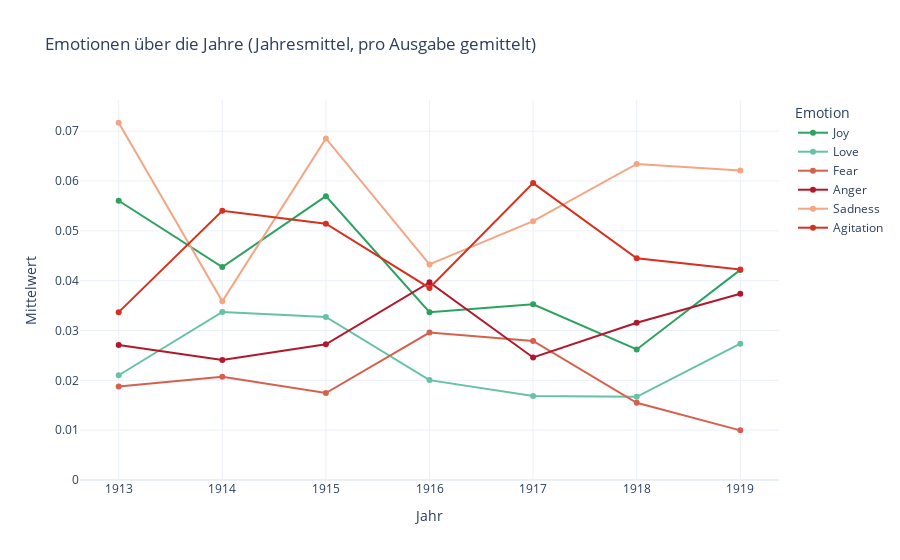

Source (notebook cell):
### Code cell
# Line-Chart: Emotionen über die Jahre (Plotly, ohne NumPy/Pandas)
import sys, subprocess, csv, re
from collections import defaultdict, OrderedDict

# Plotly sicherstellen
subprocess.run([sys.executable, "-m", "pip", "install", "-q", "plotly"], check=False)
import plotly.graph_objects as go

TSV = r"C:\Users\sam97xs\Stabi_Hackathon\Results\ALL_emotions_means_by_id.tsv"   # <--- anpassen

# Welche Emos werden erwartet (falls Spalten fehlen, werden sie übersprungen)
EMOS = ["Joy","Love","Fear","Anger","Sadness","Agitation"]

def to_float(x):
    if x is None: return 0.0
    x = x.strip()
    if not x: return 0.0
    try: return float(x.replace(",", "."))
    except: return 0.0

def extract_year_from_id(s):
    m = re.search(r"(\d{4})-\d{2}-\d{2}", s or "")
    return int(m.group(1)) if m else None

# --- Datei lesen & pro Jahr mitteln ---
sums = defaultdict(lambda: defaultdict(float))  # sums[year][emo]
cnts = defaultdict(int)                         # cnts[year] (Zeilen je Jahr)

with open(TSV, "r", encoding="utf-8", errors="ignore", newline="") as f:
    r = csv.DictReader(f, delimiter="\t")
    headers = r.fieldnames or []
    # bevorzugt 'year', sonst aus 'id'
    has_year_col = "year" in headers
    # Emotionsspalten (mean_Emotion)
    emo_cols = [f"mean_{e}" for e in EMOS if f"mean_{e}" in headers]
    if not emo_cols:
        raise RuntimeError("Keine Spalten 'mean_*' gefunden (z. B. mean_Joy, mean_Fear, ...).")

    for row in r:
        year = None
        if has_year_col:
            # robustes Year-Parsing
            try:
                year = int(float(str(row.get("year","")).replace(",", ".")))
            except:
                year = None
        if year is None:
            year = extract_year_from_id(row.get("id",""))
        if year is None:
            continue  # Zeilen ohne Jahr ignorieren

        cnts[year] += 1
        for e in EMOS:
            col = f"mean_{e}"
            if col in row:
                sums[year][e] += to_float(row.get(col))

# Mittelwerte pro Jahr berechnen
years = sorted(cnts.keys())
means_by_year = OrderedDict()
for y in years:
    n = max(1, cnts[y])
    means_by_year[y] = {e: (sums[y].get(e, 0.0) / n) for e in EMOS}

# --- Farben: Positiv = Grüntöne, Negativ = Rottöne (ähnliche Familien) ---
pos_palette = {
    "Joy":  "#2ca25f",   # kräftiges Grün
    "Love": "#66c2a4",   # helleres Grün
}
neg_palette = {
    "Anger":     "#b2182b",  # dunkles Rot
    "Fear":      "#d6604d",  # rötlich
    "Sadness":   "#f4a582",  # lachs-rot (negativ, aber heller)
    "Agitation": "#d7301f",  # orangerot
}
color_map = {**pos_palette, **neg_palette}

# Plot bauen
fig = go.Figure()

for e in EMOS:
    # überspringen, wenn diese Emotion in den Daten nie vorkam
    if all(e not in means_by_year[y] for y in years):
        continue
    yvals = [means_by_year[y].get(e, 0.0) for y in years]
    fig.add_trace(go.Scatter(
        x=years, y=yvals,
        mode="lines+markers",
        name=e,
        line=dict(width=2, color=color_map.get(e)),
        marker=dict(size=6, color=color_map.get(e))
    ))

fig.update_layout(
    title="Emotionen über die Jahre (Jahresmittel, pro Ausgabe gemittelt)",
    xaxis_title="Jahr",
    yaxis_title="Mittelwert",
    template="plotly_white",
    legend_title="Emotion",
    hovermode="x unified"
)

# optional: Y-Achse ab 0 starten
fig.update_yaxes(rangemode="tozero")

fig.show()

# Optional speichern:
# fig.write_html("emotions_line_by_year.html", include_plotlyjs="cdn")

### Figure 1 — Plotly figure (JSON) as saved in the notebook; plotly's stock layout.template omitted (floating-point values rounded to 4 significant figures)
{"data": [{"line": {"color": "#2ca25f", "width": 2}, "marker": {"color": "#2ca25f", "size": 6}, "mode": "lines+markers", "name": "Joy", "type": "scatter", "x": [1913, 1914, 1915, 1916, 1917, 1918, 1919], "y": [0.05604, 0.04272, 0.05696, 0.03367, 0.03526, 0.02621, 0.04217]}, {"line": {"color": "#66c2a4", "width": 2}, "marker": {"color": "#66c2a4", "size": 6}, "mode": "lines+markers", "name": "Love", "type": "scatter", "x": [1913, 1914, 1915, 1916, 1917, 1918, 1919], "y": [0.02102, 0.03372, 0.03271, 0.02004, 0.01687, 0.01669, 0.02735]}, {"line": {"color": "#d6604d", "width": 2}, "marker": {"color": "#d6604d", "size": 6}, "mode": "lines+markers", "name": "Fear", "type": "scatter", "x": [1913, 1914, 1915, 1916, 1917, 1918, 1919], "y": [0.01875, 0.02071, 0.01745, 0.02959, 0.02791, 0.01549, 0.009963]}, {"line": {"color": "#b2182b", "width": 2}, "marker": {"color": "#b2182b", "size": 6}, "mode": "lines+markers", "name": "Anger", "type": "scatter", "x": [1913, 1914, 1915, 1916, 1917, 1918, 1919], "y": [0.02707, 0.02406, 0.02723, 0.03966, 0.02458, 0.03157, 0.03739]}, {"line": {"color": "#f4a582", "width": 2}, "marker": {"color": "#f4a582", "size": 6}, "mode": "lines+markers", "name": "Sadness", "type": "scatter", "x": [1913, 1914, 1915, 1916, 1917, 1918, 1919], "y": [0.07169, 0.03585, 0.06855, 0.04327, 0.05193, 0.06342, 0.06213]}, {"line": {"color": "#d7301f", "width": 2}, "marker": {"color": "#d7301f", "size": 6}, "mode": "lines+markers", "name": "Agitation", "type": "scatter", "x": [1913, 1914, 1915, 1916, 1917, 1918, 1919], "y": [0.03369, 0.05402, 0.05144, 0.03855, 0.05959, 0.04449, 0.04224]}], "layout": {"hovermode": "x unified", "legend": {"title": {"text": "Emotion"}}, "title": {"text": "Emotionen über die Jahre (Jahresmittel, pro Ausgabe gemittelt)"}, "xaxis": {"title": {"text": "Jahr"}}, "yaxis": {"rangemode": "tozero", "title": {"text": "Mittelwert"}}}}
